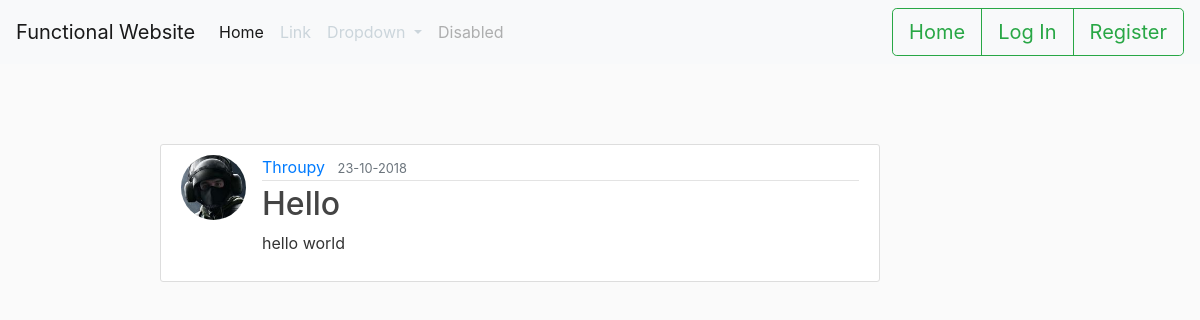
/post/1, run on the app's committed database.
### functional/models.py (models this page shows, shortened)
class User(db.Model, UserMixin):
    id = db.Column(db.Integer, primary_key=True)
    username = db.Column(db.String(80), unique=True, nullable=False)
    email = db.Column(db.String(80), unique=True, nullable=False)
    image_file = db.Column(db.String(20), nullable=False, default='default.jpg')
    subscribed = db.Column(db.Boolean, nullable=False, default=False)
    is_admin = db.Column(db.Boolean, nullable=False, default=False)
    password = db.Column(db.String(80), unique=False, nullable=False)
    posts = db.relationship('Post', backref='author', lazy=True)

class Post(db.Model):
    id = db.Column(db.Integer, primary_key=True)
    title = db.Column(db.String(100), nullable=False)
    date_posted = db.Column(db.DateTime, nullable=False, default=datetime.utcnow)  # Now parenthesis because we want to pass in function,nottime
    content = db.Column(db.Text, nullable=False)
    user_id = db.Column(db.Integer, db.ForeignKey('user.id'), nullable=False)  # means we have a relationship with author

### functional/routes.py (the view)
@app.route("/post/<int:post_id>")  # site.com/post/1 will be post 1, post/2 = post 2 etc (each post has an ID)
def post(post_id):
    post = Post.query.get_or_404(post_id)  # get post with that ID. If it can't it will return a 404 error.
    return render_template('post.html', title=post.title, post=post)

### functional/templates/post.html
{% extends "layout.html" %}
{% block content %}
    <article class="media content-section-home">
    <img class="rounded-circle article-img" src="{{ url_for('static', filename='profile_pics/' + post.author.image_file) }}">
      <div class="media-body">
        <div class="article-metadata">
          <a class="mr-2" href="#">{{ post.author.username }}</a>
          <small class="text-muted">{{ post.date_posted.strftime('%d-%m-%Y') }}</small>
        </div>
        <h2 class="article-title">{{ post.title }}</h2>
        <p class="article-content">{{ post.content }}</p>
      </div>
    </article>
{% endblock content %}

### functional/static/main.css (style rules this page uses)
h1, h2, h3, h4, h5, h6 { color: #444444; }
.content-section-home { margin-top: 5rem; margin-left:10rem; margin-right:20rem; background: #ffffff; padding: 10px 20px; border: 1px solid #dddddd; border-radius: 3px; margin-bottom: 20px; }
.article-title { color: #444444; }
.article-content { white-space: pre-line; }
.article-img { height: 65px; width: 65px; margin-right: 16px; }
.article-metadata { padding-bottom: 1px; margin-bottom: 4px; border-bottom: 1px solid #e3e3e3 }

### data on the page
User: image_file (picture), author.username "Throupy"
Post: date_posted "23-10-2018", title "Hello", content "hello world"
